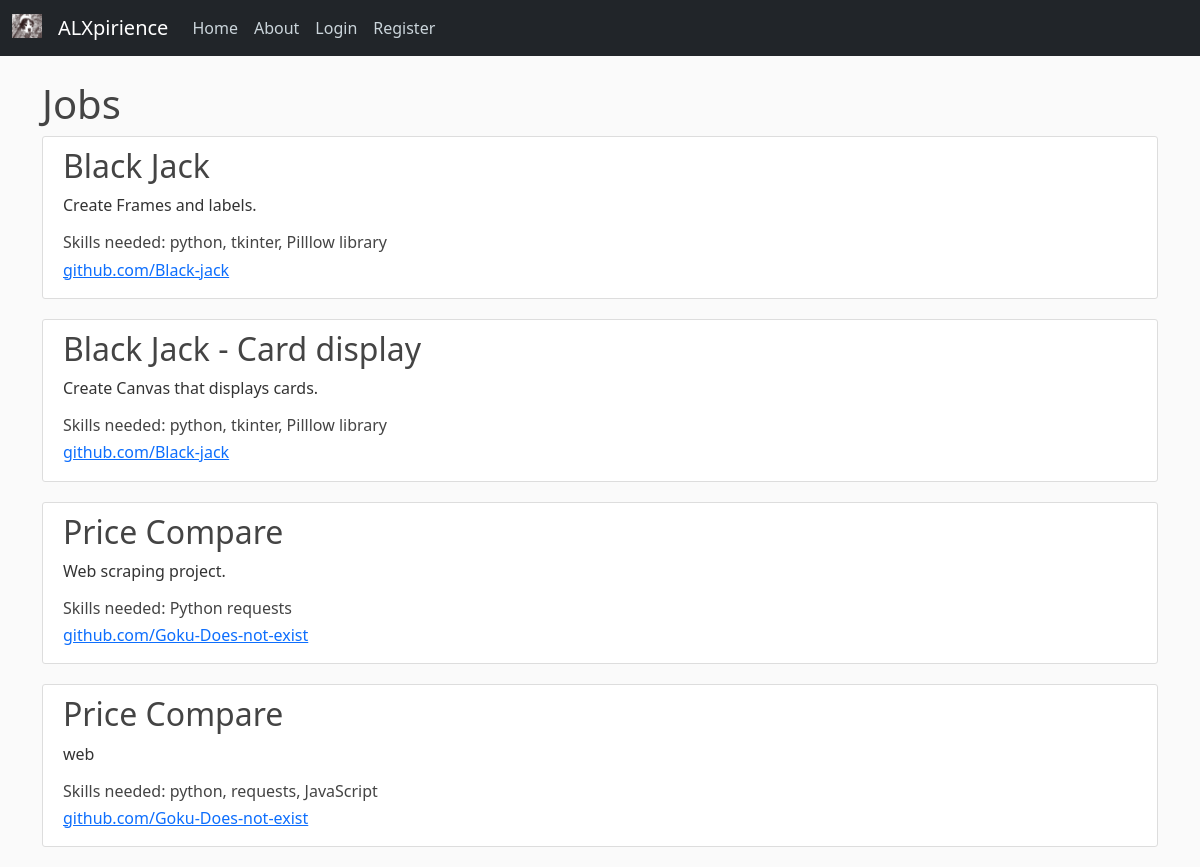
Page /home on the earlier database version.
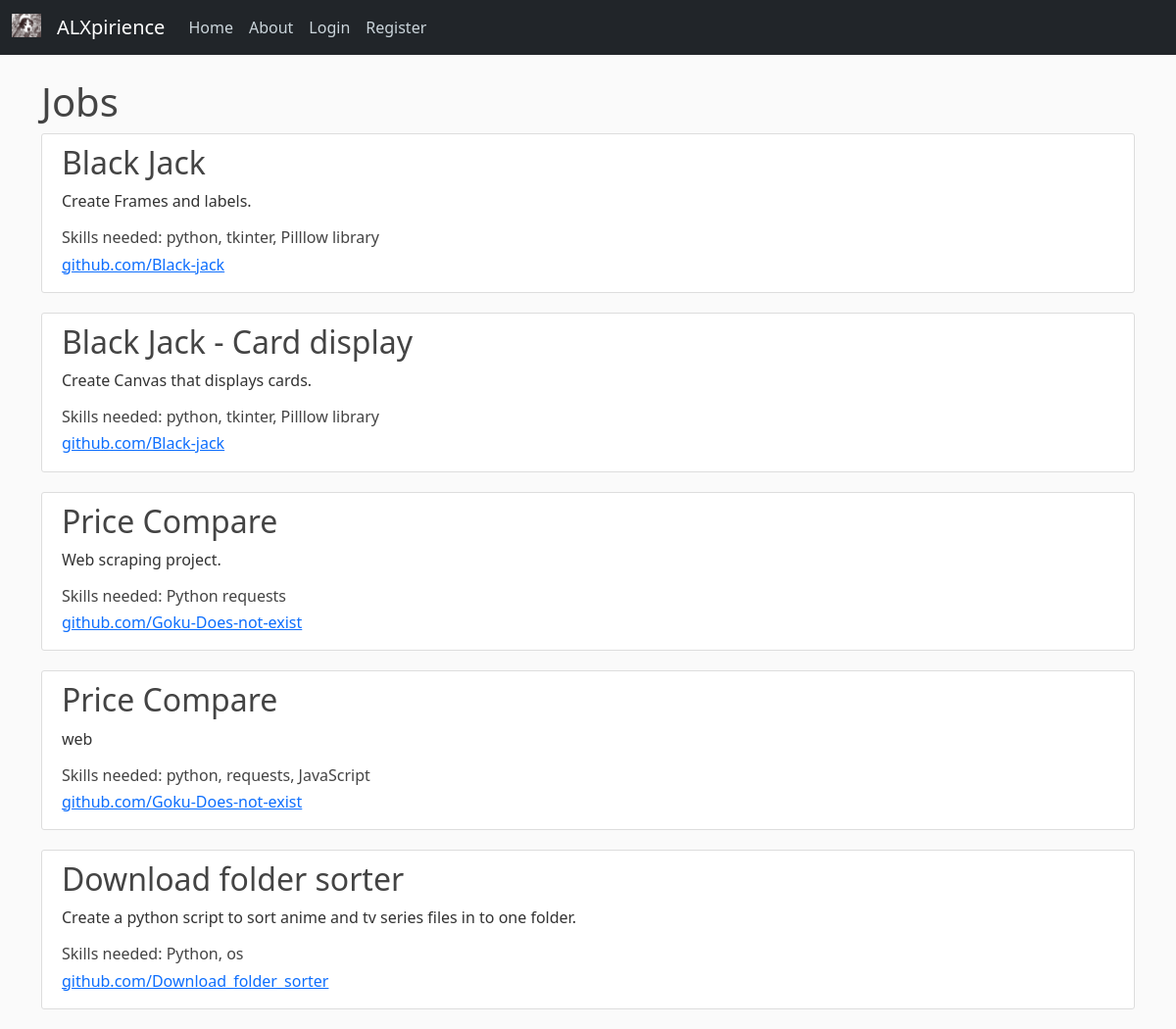
Same page on the later database version.
### expirience/data_base.py (models this page shows, shortened)
class Projects(db.Model):
    id = db.Column(db.Integer, primary_key=True, autoincrement=True)
    project_name = db.Column(db.String(100), nullable=False)
    project_description = db.Column(db.Text, nullable=False)
    project_link = db.Column(db.String(120), nullable=False)
    skills_required = db.Column(db.String(120), nullable=False)
    project_status = db.Column(db.String(20), nullable=False, default='pending')
    user_id = db.Column(db.Integer, db.ForeignKey('user.id'), nullable=False)

### expirience/routes.py (the view)
@app.route('/')
@app.route('/home')
def home():
    jobs = Projects.query.all()
    return render_template('home.html', title="Home", jobs=jobs)

### expirience/templates/home.html (shortened to what this page needs)
<!DOCTYPE html>
<html lang="en">
<head>
    <link href="https://cdn.jsdelivr.net/npm/bootstrap@5.0.2/dist/css/bootstrap.min.css" rel="stylesheet">
    <link rel="stylesheet" type="text/css" href="{{ url_for('static', filename='main.css') }}">
</head>
<body>
    <header class="site-header">
        <nav class="navbar navbar-expand-md navbar-dark bg-dark fixed-top">
          <div class="container-fluid">
            <a class="navbar-brand" href="{{ url_for('home') }}">
              <img src="static/images/large.ico" alt="" width="30" height="24" class="d-inline-block align-text-top">
            </a>
            <a class="navbar-brand mr-4" href="/">ALXpirience</a>
            <div class="collapse navbar-collapse" id="navbarToggle">
              <div class="navbar-nav mr-auto">
                <a class="nav-item nav-link" href="{{ url_for('home') }}">Home</a>
                <a class="nav-item nav-link" href="/about">About</a>
              </div>
              <div class="navbar-nav">
                {% if current_user.is_authenticated %}
                  <a class="nav-link dropdown-toggle" href="#" id="navbarDropdown" role="button" data-bs-toggle="dropdown" aria-expanded="false">
                    User: {{ current_user.username }}
                  </a>
                  <ul class="dropdown-menu" aria-labelledby="navbarDropdown">
                    <li><a class="dropdown-item" href="{{ url_for('editprofile') }}">Edit Profile</a></li>
                    <li><a class="dropdown-item" href="{{ url_for('profile') }}">View Profile</a></li>
                    <li><a class="dropdown-item" href="{{ url_for('addskills') }}">Add Skills</a></li>
                    <li><a class="dropdown-item" href="{{ url_for('createproject') }}">Create Job</a></li>
                    <li><a class="dropdown-item" href="{{ url_for('myprojects') }}">View/Delete My Jobs</a></li>
                  </ul>
                    <a class="nav-item nav-link" href="{{ url_for('get_job') }}">Jobs</a>
                    <a class="nav-item nav-link" href="{{ url_for('logout') }}">Logout</a>
                {% else %}
                  <a class="nav-item nav-link" href="{{ url_for('login') }}">Login</a>
                  <a class="nav-item nav-link" href="{{ url_for('register') }}">Register</a>
                {% endif %}
              </div>
            </div>
          </div>
        </nav>
    </header>
    <main role="main" class="container">
      <h1>Jobs</h1>
      {% for job in jobs %}
      <article class="media content-section">
        <div class="media-body">
            <h2 class="article-title" href="#">{{ job.project_name }}</h2>
            <p class="article-content">{{ job.project_description }}</p>
            <h6 href="#">Skills needed: {{ job.skills_required }}</h6>
            <h6><a href="https://{{ job.project_link }}" target="_blank">{{ job.project_link }}</a></h6>
        </div>
      </article>
      {% endfor %}
    </main>
</body>
</html>

Differences in the rows shown:
added Projects: project_name "Download folder sorter", project_description "Create a python script to sort anime and tv series files in to one folder.", skills_required "Python, os", project_link "github.com/Download_folder_sorter"
